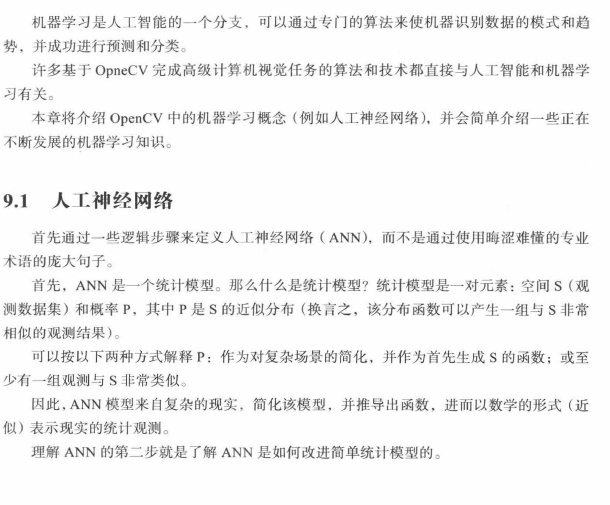
#> input picture test/origin/text.jpg, 610 x 505 px; its folder holds only this picture in this run
$ python t7.py
#> lines starting #> are read from the running program, lines starting #| are printed output that depends on the picture; after the words box and inside, x2 and y2 are one past the last pixel; in counts of white or black regions, pixels touching at a corner belong together
# -*- coding: UTF-8 -*-
'''
识别与切割：切割出来的效果有些大
'''

import os
import cv2
import numpy as np

base_dir = "./origin/"
dst_dir = "./result/"
min_val = 10
min_range = 30

count = 0
def extract_peek(array_vals, minimun_val, minimun_range):
    start_i = None
    end_i = None
    peek_ranges = []
    for i, val in enumerate(array_vals):
        if val > minimun_val and start_i is None:
            start_i = i
        elif val > minimun_val and start_i is not None:
            pass
        elif val < minimun_val and start_i is not None:
            if i - start_i >= minimun_range:
                end_i = i
                print(end_i - start_i)
                peek_ranges.append((start_i, end_i))
                start_i = None
                end_i = None
        elif val < minimun_val and start_i is None:
            pass
        else:
            raise ValueError("cannot parse this case...")
    return peek_ranges
def cutImage(img, peek_range):
    global count
    for i, peek_range in enumerate(peek_ranges):
        for vertical_range in vertical_peek_ranges2d[i]:
            x = vertical_range[0]
            y = peek_range[0]
            w = vertical_range[1] - x
            h = peek_range[1] - y
            pt1 = (x, y)
            pt2 = (x + w, y + h)
            count += 1
            img1 = img[y:peek_range[1], x:vertical_range[1]]
            new_shape = (150, 150)
            img1 = cv2.resize(img1, new_shape)
            cv2.imwrite(dst_dir + str(count) + ".png", img1)
            # cv2.rectangle(img, pt1, pt2, color)
for fileName in os.listdir(base_dir):
    img = cv2.imread(base_dir + fileName)
#> img is the input picture: shape (505, 610, 3); min 45, max 255, mean 242.9
    gray = cv2.cvtColor(img, cv2.COLOR_BGR2GRAY)
    adaptive_threshold = cv2.adaptiveThreshold(gray, 255, cv2.ADAPTIVE_THRESH_GAUSSIAN_C, \
                                               cv2.THRESH_BINARY_INV, 11, 1)
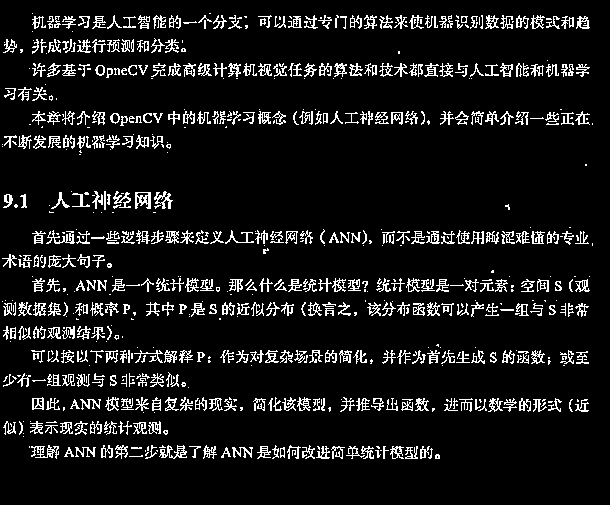
#> adaptive_threshold: shape (505, 610); 9.1% white in thin lines or dots, all inside (x1, y1, x2, y2) = (2, 13, 593, 459)

    '''
    第三个值
    第三个自适应方法Adaptive Method:
    — cv2.ADAPTIVE_THRESH_MEAN_C ：领域内均值
    —cv2.ADAPTIVE_THRESH_GAUSSIAN_C ：领域内像素点加权和，权 重为一个高斯窗口
    '''
    horizontal_sum = np.sum(adaptive_threshold, axis=1)
#> horizontal_sum = 505 values, max 72675 at index 242, min 0 at index 0, mean 14210.8
    peek_ranges = extract_peek(horizontal_sum, min_val, min_range)
#> the loop in extract_peek, `for i, val in enumerate(array_vals):` made 505 passes
#> val on passes 1 to 12: 0, 0, 0, 0, 0, 0, 0, 0, 0, 0, 0, 0
#| 41
#| 41
#| 44
#| 30
#| 30
#| 41
#| 47
#| 30
#> (further printed lines are left out)
#> after the loop in extract_peek, `for i, val in enumerate(array_vals):`: peek_ranges = [(13, 54), (60, 101), (109, 153), (154, 184), (191, 221), (227, 268), (270, 317), (318, 348), (350, 388), (397, 435), (436, 466)]
    line_seg_adaptive_threshold = np.copy(adaptive_threshold)
    for i, peek_range in enumerate(peek_ranges):
        x = 0
        y = peek_range[0]
        w = line_seg_adaptive_threshold.shape[1]
        h = peek_range[1] - y
        pt1 = (x, y)
        pt2 = (x + w, y + h)
        cv2.rectangle(line_seg_adaptive_threshold, pt1, pt2, 255)
#> this loop made 11 passes
#> (peek_range, y, h, pt1, pt2) on passes 1 to 11: ((13, 54), 13, 41, (0, 13), (610, 54)), ((60, 101), 60, 41, (0, 60), (610, 101)), ((109, 153), 109, 44, (0, 109), (610, 153)), ((154, 184), 154, 30, (0, 154), (610, 184)), ((191, 221), 191, 30, (0, 191), (610, 221)), ((227, 268), 227, 41, (0, 227), (610, 268)), ((270, 317), 270, 47, (0, 270), (610, 317)), ((318, 348), 318, 30, (0, 318), (610, 348)), ((350, 388), 350, 38, (0, 350), (610, 388)), ((397, 435), 397, 38, (0, 397), (610, 435)), ((436, 466), 436, 30, (0, 436), (610, 466))
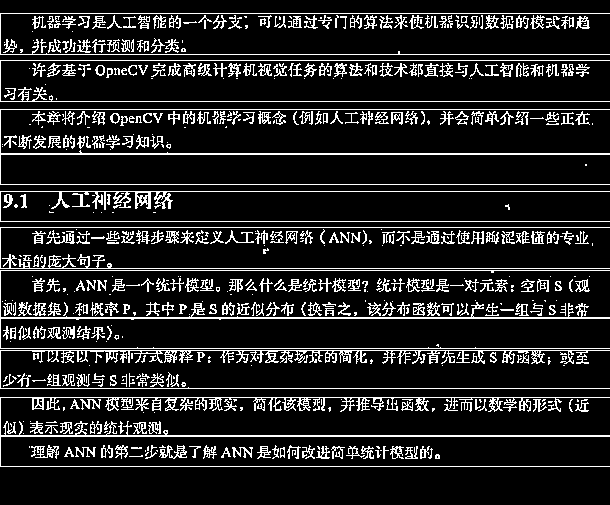
#> line_seg_adaptive_threshold: shape (505, 610); 13.6% white in thin lines or dots, all inside (x1, y1, x2, y2) = (0, 13, 610, 467)
    vertical_peek_ranges2d = []
    for peek_range in peek_ranges:
        start_y = peek_range[0]
        end_y = peek_range[1]
        line_img = adaptive_threshold[start_y:end_y, :]
        vertical_sum = np.sum(line_img, axis=0)
        vertical_peek_ranges = extract_peek(
            vertical_sum, min_val, min_range)
        vertical_peek_ranges2d.append(vertical_peek_ranges)
#> this loop made 11 passes
#> (start_y, end_y, vertical_peek_ranges) on passes 4 to 5: (154, 184, [(79, 109)]), (191, 221, [(3, 33), (49, 90), (92, 131), (135, 173), (505, 535)])
#> (printed output is left out)
#> pass 1, `line_img = adaptive_threshold[start_y:end_y, :]`:
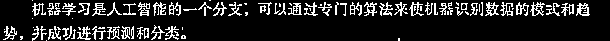
#> line_img: shape (41, 610); 14% white in thin lines or dots
#> after the loop, vertical_peek_ranges2d = 11 items
    cutImage(img, peek_range)
#> the loop in cutImage, `for i, peek_range in enumerate(peek_ranges):` made 11 passes
#> pass 1, in cutImage, `cv2.imwrite(dst_dir + str(count) + ".png", img1)`:
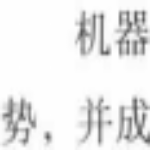
#> saved as 1.png: shape (150, 150, 3); min 88, max 255, mean 234.4
#> pass 1, in cutImage, `cv2.imwrite(dst_dir + str(count) + ".png", img1)`:
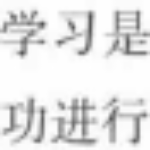
#> saved as 2.png: shape (150, 150, 3); min 87, max 255, mean 228.5
#> pass 1, in cutImage, `cv2.imwrite(dst_dir + str(count) + ".png", img1)`:
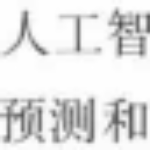
#> saved as 3.png: shape (150, 150, 3); min 80, max 255, mean 226
#> pass 1, in cutImage, `cv2.imwrite(dst_dir + str(count) + ".png", img1)`:
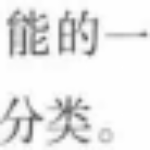
#> saved as 4.png: shape (150, 150, 3); min 92, max 255, mean 232.8
#> after the loop in cutImage, `for i, peek_range in enumerate(peek_ranges):`: count = 109
